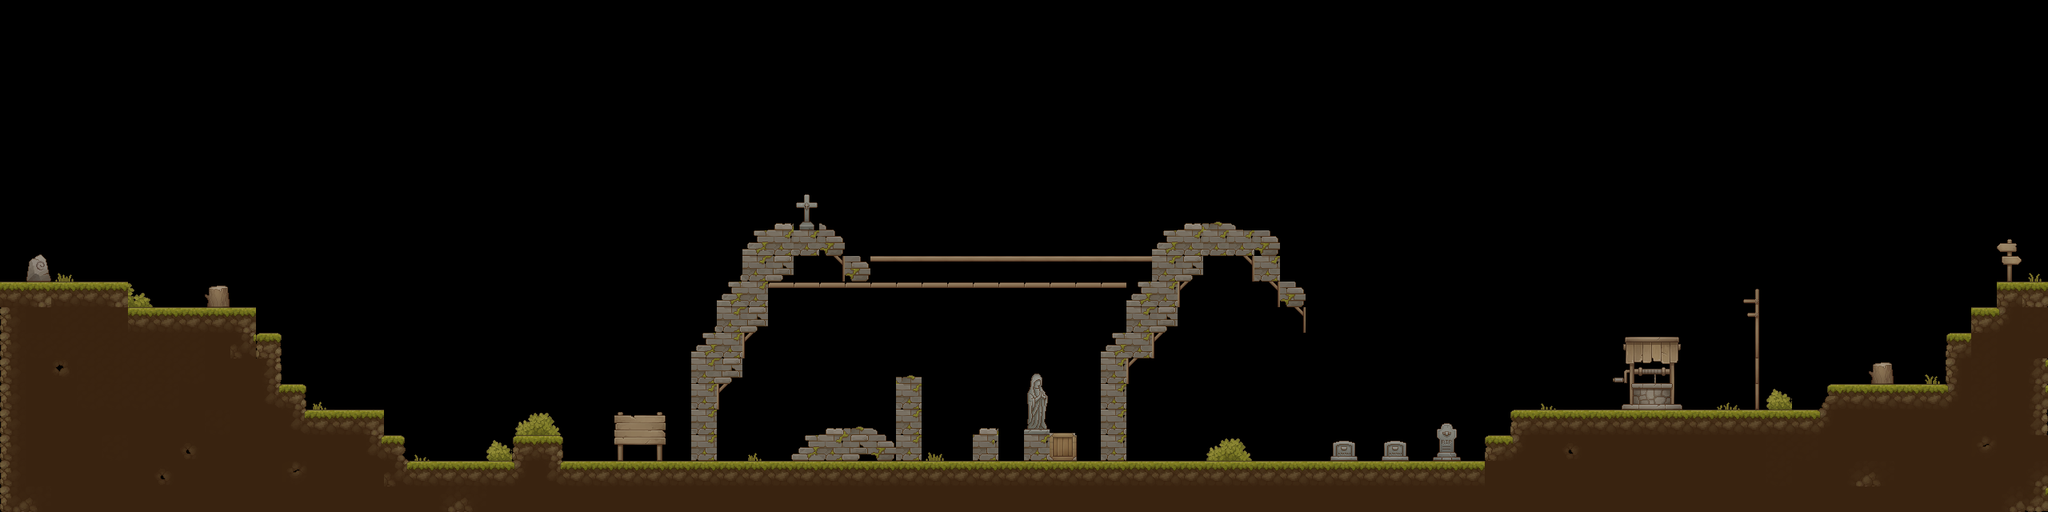

This is a level from a 2D game, rendered from its Tiled map with the project's own tilesets. A one-line summary and the map file follow, with tile-layer data summarised:
An orthogonal 80x20 tile map with 32x32 px tiles, 2 tile layers (Sol, Déco), 2 tilesets.

<map version="1.10" tiledversion="1.10.2" orientation="orthogonal" renderorder="right-down" width="80" height="20" tilewidth="32" tileheight="32" infinite="0" nextlayerid="4" nextobjectid="1">
 <tileset firstgid="1" name="TX_Tileset_Ground" tilewidth="32" tileheight="32" tilecount="256" columns="16">
  <image source="TX_Tileset_Ground.png" width="512" height="512" />
 </tileset>
 <tileset firstgid="257" name="TX Village Props" tilewidth="32" tileheight="32" tilecount="1024" columns="32">
  <image source="village.png" width="1024" height="1024" />
 </tileset>
 <layer id="1" name="Sol" width="80" height="20" locked="1">
  <data>[1600 cells, 370 non-empty, 53 distinct tile ids]</data>
 </layer>
 <layer id="3" name="Déco" width="80" height="20" locked="1">
  <data>[1600 cells, 213 non-empty, 62 distinct tile ids]</data>
 </layer>
</map>
